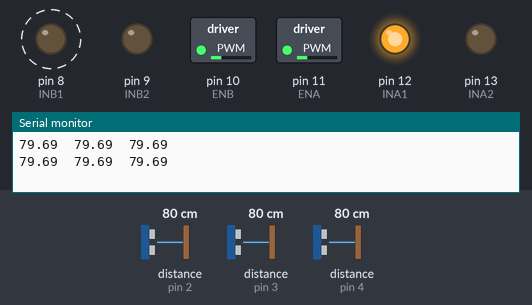
Simulated run of this sketch. Board: Arduino Uno, built with avr-gcc and run on an emulated ATmega328P. On the bench: switched loads named in the sketch (green lamp = pin HIGH), output pins drawn as LEDs (lit = HIGH), the last lines printed to the serial monitor. Wiring (inferred from the names in the program): 3 × ultrasonic range finder: trigger pin 5, echo pin 2 / trigger pin 6, echo pin 3 / trigger pin 7, echo pin 4. Dashed ring = blinking. The test bench sets the inputs (shaded band); at power-on: distance to the obstacle (sensors on pin 2, pin 3, pin 4) 80 cm. The echo pulse lasts 58.3 µs per cm; pins used as bus, display or sensor lines are not drawn.

Above: at 1.4 s.
1.5 s: distance to the obstacle (sensor on pin 2) set to 2 cm
At 2.1 s:
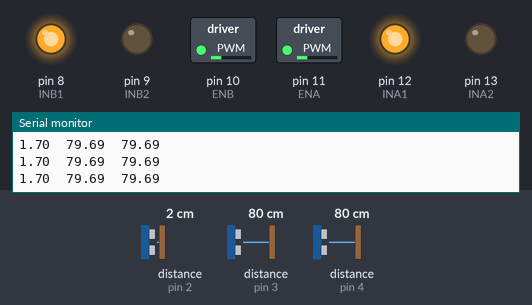
4.8 s: distance to the obstacle (sensor on pin 3) set to 12 cm
6.3 s: distance to the obstacle (sensor on pin 3) set to 9 cm
At 7.2 s:
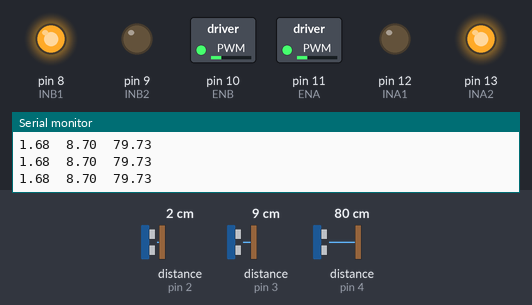
7.9 s: distance to the obstacle (sensor on pin 2) set to 14 cm
9.4 s: distance to the obstacle (sensor on pin 2) set to 18 cm
At 9.45 s:
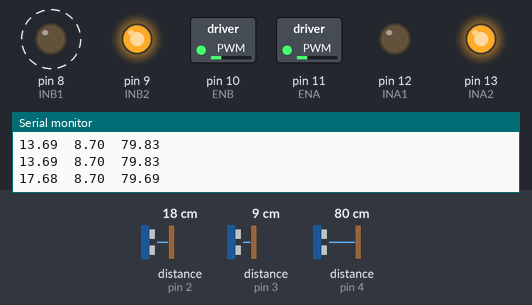
12.7 s: distance to the obstacle (sensor on pin 2) set to 4 cm
At 14.4 s:
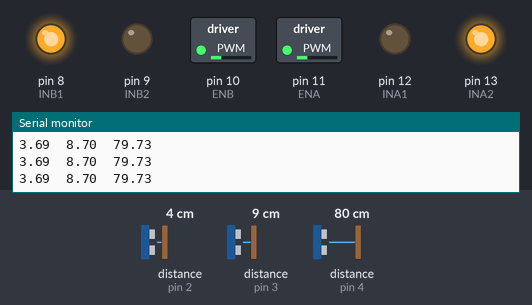
Timing chart, 0 to 15.6 s (numbered marks = the images above; inputs shaded):
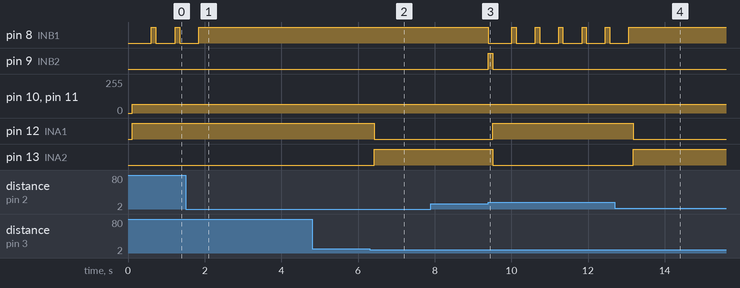

Measured:
- the behaviour switches between 11 and 10 cm on distance to the obstacle (sensor on pin 3) (found by bisection; images 1 and 2)
- the behaviour switches between 15 and 16 cm on distance to the obstacle (sensor on pin 2) (found by bisection; images 2 and 3)
- after the input at 1.5 s, pin 8 (INB1): goes on until 1.8 s, then stays HIGH
- after the input at 6.3 s, pin 12 (INA1): HIGH → LOW after 0.13 s; pin 13 (INA2): LOW → HIGH after 0.13 s
- after the input at 9.4 s, pin 8 (INB1): alternates HIGH for 0.11 s and LOW for 0.50 s, starting at once; pin 9 (INB2): LOW → HIGH at once, → LOW 0.11 s later; pin 12 (INA1): LOW → HIGH after 0.11 s; pin 13 (INA2): HIGH → LOW after 0.11 s
- after the input at 12.7 s, pin 8 (INB1): goes on until 13.1 s, then stays HIGH; pin 12 (INA1): HIGH → LOW after 0.48 s; pin 13 (INA2): LOW → HIGH after 0.48 s
- by itself, pin 8 (INB1): alternates HIGH for 0.12 s and LOW for 0.50 s

The sketch:

mazeankit.ino
```cpp
/*--Defination part for motor driver--*/

#define   ENA     11     //Enable pin A
#define   ENB     10        //Enable pin B
#define   INA1    12        //Input pin for right motor
#define   INA2    13
#define   INB1    8       //Input pin for left motor
#define   INB2    9

/*--Defination part for ultrasonic sensor--*/

#define   E0      2         //Left most echo
#define   E1      3         //Centre one   echo
#define   E2      4         //Right most    echo
#define   T0      5         //Left most trigger
#define   T1      6         //Centre one   trigger
#define   T2      7         //Right most  trigger
int spee = 65;
int de = 100;
int threshold = 15;
int forward_threshold=10;
float value;
void forward() {
  //delay(de);
  digitalWrite(INA1, HIGH);
  digitalWrite(INA2, LOW);
  digitalWrite(INB1, HIGH);
  digitalWrite(INB2, LOW);

  analogWrite(ENA, spee);
  analogWrite(ENB, spee);
}
void backward() {
   //delay(de);
  digitalWrite(INA1, LOW);
  digitalWrite(INA2, HIGH);
  digitalWrite(INB1, LOW);
  digitalWrite(INB2, HIGH);

  analogWrite(ENA, spee);
  analogWrite(ENB, spee);
}
void left() {
  delay(de);
  digitalWrite(INA1, HIGH); // right motor forward
  digitalWrite(INA2, LOW);
  digitalWrite(INB1, LOW);// left motor forward
  digitalWrite(INB2, LOW);

  analogWrite(ENA, spee);
  analogWrite(ENB, spee);


}
void right() {
   delay(de);
  digitalWrite(INA1, LOW);
  digitalWrite(INA2, HIGH);
  digitalWrite(INB1, HIGH);
  digitalWrite(INB2, LOW);

  analogWrite(ENA, spee);
  analogWrite(ENB, spee);
}
void rotate(){
  if(lDistance() <=10){

     digitalWrite(INA1, LOW);//right backward
     digitalWrite(INA2, HIGH);
     digitalWrite(INB1, HIGH);//left forward
     digitalWrite(INB2, LOW);

     analogWrite(ENA, spee);
     analogWrite(ENB, spee);
     delay(500);

 }
  else if(rDistance() <=10){
     //delay(de);
     digitalWrite(INA1, HIGH);//right forward
     digitalWrite(INA2, LOW);
     digitalWrite(INB1, LOW);//left backward
     digitalWrite(INB2, HIGH);

     analogWrite(ENA, spee);
     analogWrite(ENB, spee);
     delay(500);
  }
  else if(lDistance() <=10 && rDistance() <=10){
    backward();
  }


  }

float fDistance() {
  digitalWrite(T1, HIGH);
  delayMicroseconds(10);
  digitalWrite(T1, LOW);
  delayMicroseconds(5);
  value = pulseIn(E1, HIGH);
  return (value / 58.3);
}
float lDistance() {
  digitalWrite(T0, HIGH);
  delayMicroseconds(10);
  digitalWrite(T0, LOW);
  delayMicroseconds(5);
  value = pulseIn(E0, HIGH);
  return  (value / 58.3);

}
float rDistance() {
  digitalWrite(T2, HIGH);
  delayMicroseconds(10);
  digitalWrite(T2, LOW);
  delayMicroseconds(5);
  value = pulseIn(E2, HIGH);
  return  (value / 58.3);
}

void setup(){
  pinMode (INA1, OUTPUT);
  pinMode (INA2, OUTPUT);
  pinMode (INB1, OUTPUT);
  pinMode (INB2, OUTPUT);
  //pinMode (ENA, OUTPUT);
  //pinMode (ENB, OUTPUT);
  pinMode (T0, OUTPUT);
  pinMode (T1, OUTPUT);
  pinMode (T2, OUTPUT);
  pinMode (E0, INPUT);
  pinMode (E1, INPUT);
  pinMode (E2, INPUT);
  Serial.begin(9600);
  }


void loop(){
   if(lDistance() >= threshold ){
    left();
    delay(500);
    forward();
 }
   else if(lDistance() <= threshold &&  fDistance() >=forward_threshold){
    forward();
     }
   else if(lDistance() <= threshold &&  fDistance() <=forward_threshold && rDistance() >=threshold){
    right();

  }
  else if(lDistance() <= threshold &&  fDistance() <=forward_threshold && rDistance() <=threshold){
    rotate();

 }
 else {
  backward();

 }

  Serial.print(lDistance());
  Serial.print("  ");
  Serial.print(fDistance());
  Serial.print("  ");
  Serial.println(rDistance());

}
```
